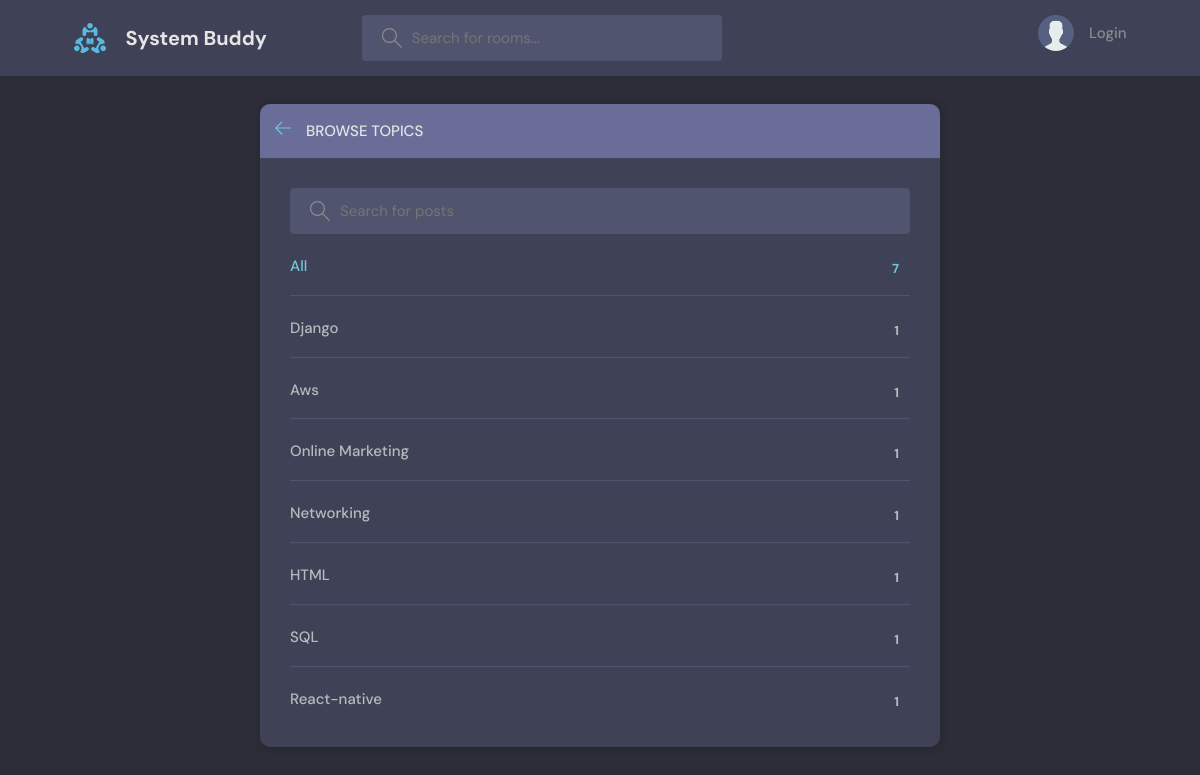
The page /topic/ on the database its author committed.
### base/models.py (models this page shows, shortened)
class Topic(models.Model):
      name=models.CharField(max_length=200)

### base/views.py (the view)
# urls.py: path('topic/',views.topiclist,name='topic'),
def topiclist(request):
    q=request.GET.get('q') if request.GET.get('q') !=None else ''
    topics=Topic.objects.filter(name__icontains=q)
    context={'topics':topics}
    return render(request,'base/topic.html',context)

### base/templates/base/topic.html (shortened to what this page needs)
{% extends 'main.html' %}
{% block content %}
    <main class="create-room layout">
      <div class="container">
        <div class="layout__box">
          <div class="layout__boxHeader">
            <div class="layout__boxTitle">
              <a href="{% url 'home' %}">
                <svg version="1.1" xmlns="http://www.w3.org/2000/svg" width="32" height="32" viewBox="0 0 32 32">
                  <title>arrow-left</title>
                  <path
                    d="M13.723 2.286l-13.723 13.714 13.719 13.714 1.616-1.611-10.96-10.96h27.625v-2.286h-27.625l10.965-10.965-1.616-1.607z"
                  ></path>
                </svg>
              </a>
              <h3>Browse Topics</h3>
            </div>
          </div>
          <div class="topics-page layout__body">
            <form class="header__search" action="" method="GET" >
              <label>
                <input name="q" placeholder="Search for posts" />
              </label>
            </form>
            <ul class="topics__list">
              <li>
                <a href="{% url 'topic' %}" class="active">All <span>{{topics.count}}</span></a>
              </li>
              {% for topic in topics %}
              <li>
                <a href="{% url 'home' %}?q={{topic.name}}">{{topic.name}} <span>{{topic.room_set.all.count}}</span></a>
              </li>
              {% endfor %}
            </ul>
          </div>
        </div>
      </div>
    </main>
{% endblock content %}

### static/styles/style.css (style rules this page uses)
:root { --color-main: #71c6dd; --color-main-light: #e1f6fb; --color-dark: #3f4156; --color-dark-medium: #51546e; --color-dark-light: #696d97; --color-light: #e5e5e5; --color-gray: #8b8b8b; --color-light-gray: #b2bdbd; --color-bg: #2d2d39; --color-success: #5dd693; --color-error: #fc4b0b; }
* { font-family: "DM Sans", -apple-system, BlinkMacSystemFont, "Segoe UI", Roboto, Oxygen, Ubuntu, Cantarell, "Open Sans", "Helvetica Neue", sans-serif; margin: 0; padding: 0; box-sizing: border-box; text-rendering: optimizeLegibility; font-size: inherit; }
html { font-size: 56.25%; }
@media only screen and (min-width: 1200px) { html { font-size: 62.5%; } }
body { line-height: 1.6; font-weight: 400; font-size: 1.5rem; color: var(--color-light-gray); background-color: var(--color-bg); min-height: 100vh; }
a { display: inline-block; color: var(--color-main); text-decoration: none; }
.container { max-width: 120rem; width: 90%; margin: auto; }
.header__search > label { background-color: var(--color-dark-medium); padding: 1.3rem 1rem; display: flex; align-items: center; gap: 1rem; border-radius: 4px; }
.header__search svg { fill: var(--color-gray); width: 2rem; height: 2rem; margin-left: 1rem; }
.header__search input { width: 30rem; background: transparent; border: none; outline: none; color: var(--color-light); }
.layout { margin-top: 2.4rem; }
.layout > .container { display: flex; justify-content: space-between; align-items: flex-start; }
.layout__box { width: 90%; max-width: 48rem; min-height: 40rem; position: absolute; top: 50%; left: 50%; transform: translate(-50%, -46%); background-color: var(--color-dark); border-radius: 1rem; box-shadow: 1px 1px 6px 3px rgba(0, 0, 0, 0.1); overflow: hidden; }
.layout__boxHeader { display: flex; padding: 1.5rem; background-color: var(--color-dark-light); }
.layout__boxTitle { display: flex; gap: 1.5rem; align-items: center; }
.layout__boxTitle h3 { text-transform: uppercase; font-weight: 500; color: var(--color-light); }
.layout__boxTitle svg { width: 1.6rem; height: 1.6rem; fill: var(--color-main); }
.layout__body { margin: 3rem; }
.topics__list { list-style: none; }
.topics__list li a { display: flex; justify-content: space-between; margin-bottom: 3rem; font-weight: 500; color: var(--color-light-gray); transition: all 0.3s ease-in-out; }
.topics__list li a.active, .topics__list li a:hover { color: var(--color-main); }
.topics__list li a span { padding: 0.5rem 1rem; background-color: var(--color-dark); border-radius: 3px; font-size: 1.3rem; font-weight: 700; letter-spacing: 1px; }
.topics-page .topics__list li:not(:last-child) a { margin: 2rem 0; padding-bottom: 1rem; text-decoration: none; border-bottom: 1px solid var(--color-dark-medium); }
.topics-page .header__search { display: block; }
.create-room.layout .layout__box { max-width: 68rem; }

### rows shown on the page
Topic: name "Django", room_set.all.count "1"
Topic: name "Aws", room_set.all.count "1"
Topic: name "Online Marketing", room_set.all.count "1"
Topic: name "Networking", room_set.all.count "1"
Topic: name "HTML", room_set.all.count "1"
Topic: name "SQL", room_set.all.count "1"
Topic: name "React-native", room_set.all.count "1"

### other values the page prints
{{ topics.count }} "7"
